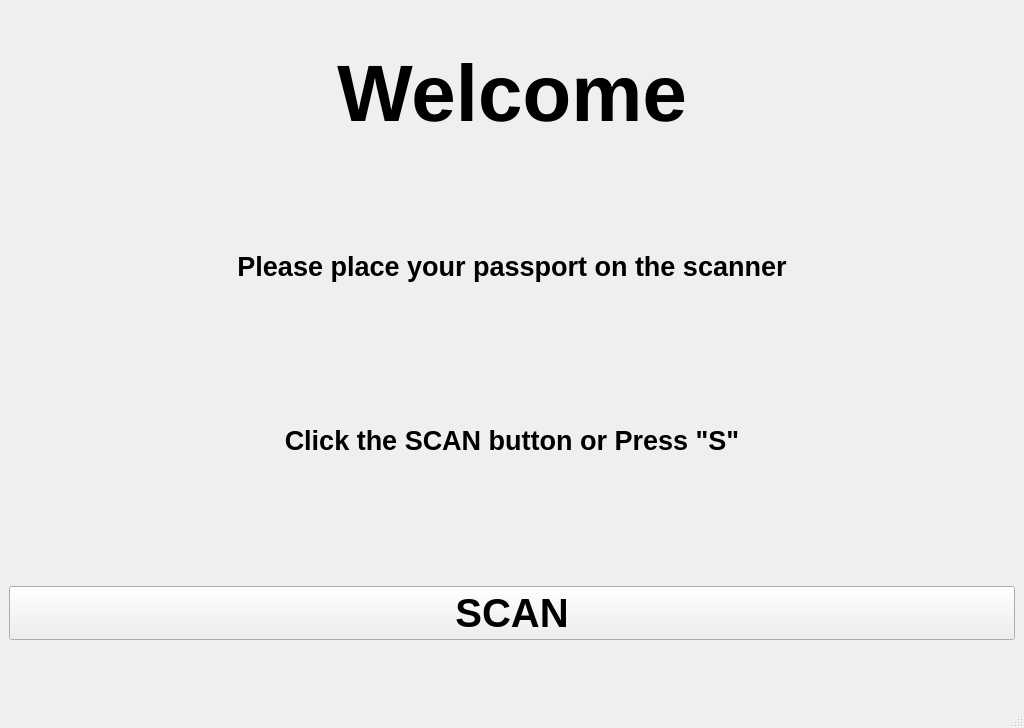
<?xml version="1.0" encoding="UTF-8"?>
<ui version="4.0">
 <class>FirstWindow</class>
 <widget class="QMainWindow" name="FirstWindow">
  <property name="geometry">
   <rect>
    <x>0</x>
    <y>0</y>
    <width>1024</width>
    <height>728</height>
   </rect>
  </property>
  <property name="minimumSize">
   <size>
    <width>1024</width>
    <height>728</height>
   </size>
  </property>
  <property name="maximumSize">
   <size>
    <width>1024</width>
    <height>728</height>
   </size>
  </property>
  <property name="windowTitle">
   <string>FirstWindow</string>
  </property>
  <property name="autoFillBackground">
   <bool>false</bool>
  </property>
  <widget class="QWidget" name="centralwidget">
   <layout class="QVBoxLayout" name="verticalLayout_5">
    <item>
     <layout class="QVBoxLayout" name="verticalLayout_4">
      <item>
       <layout class="QVBoxLayout" name="verticalLayout">
        <item>
         <widget class="QLabel" name="label">
          <property name="font">
           <font>
            <pointsize>60</pointsize>
            <weight>75</weight>
            <bold>true</bold>
           </font>
          </property>
          <property name="text">
           <string>Welcome</string>
          </property>
          <property name="alignment">
           <set>Qt::AlignCenter</set>
          </property>
         </widget>
        </item>
        <item>
         <widget class="QLabel" name="label_2">
          <property name="font">
           <font>
            <pointsize>20</pointsize>
            <weight>75</weight>
            <bold>true</bold>
           </font>
          </property>
          <property name="text">
           <string>Please place your passport on the scanner</string>
          </property>
          <property name="alignment">
           <set>Qt::AlignCenter</set>
          </property>
         </widget>
        </item>
       </layout>
      </item>
      <item>
       <layout class="QVBoxLayout" name="verticalLayout_2">
        <item>
         <widget class="QLabel" name="label_3">
          <property name="maximumSize">
           <size>
            <width>16777215</width>
            <height>16777215</height>
           </size>
          </property>
          <property name="font">
           <font>
            <pointsize>20</pointsize>
            <weight>75</weight>
            <bold>true</bold>
           </font>
          </property>
          <property name="text">
           <string>Click the SCAN button or Press &quot;S&quot;</string>
          </property>
          <property name="alignment">
           <set>Qt::AlignCenter</set>
          </property>
         </widget>
        </item>
        <item alignment="Qt::AlignVCenter">
         <widget class="QPushButton" name="ScanButton">
          <property name="font">
           <font>
            <pointsize>30</pointsize>
            <weight>75</weight>
            <italic>false</italic>
            <bold>true</bold>
           </font>
          </property>
          <property name="text">
           <string>SCAN</string>
          </property>
         </widget>
        </item>
       </layout>
      </item>
     </layout>
    </item>
   </layout>
  </widget>
  <widget class="QMenuBar" name="menubar">
   <property name="geometry">
    <rect>
     <x>0</x>
     <y>0</y>
     <width>1024</width>
     <height>28</height>
    </rect>
   </property>
  </widget>
  <widget class="QStatusBar" name="statusbar"/>
 </widget>
 <resources/>
 <connections/>
</ui>
